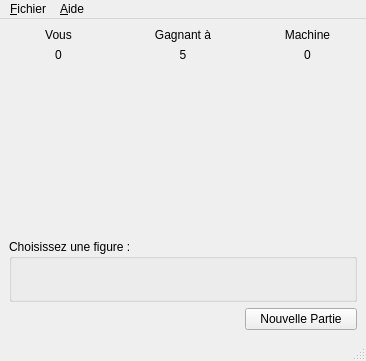
<?xml version="1.0" encoding="UTF-8"?>
<ui version="4.0">
 <class>ChifoumiVue</class>
 <widget class="QMainWindow" name="ChifoumiVue">
  <property name="geometry">
   <rect>
    <x>0</x>
    <y>0</y>
    <width>366</width>
    <height>361</height>
   </rect>
  </property>
  <property name="windowTitle">
   <string>ChifoumiVue</string>
  </property>
  <widget class="QWidget" name="centralwidget">
   <layout class="QGridLayout" name="gridLayout_3">
    <item row="0" column="0">
     <layout class="QGridLayout" name="gridLayout_2">
      <item row="1" column="1">
       <spacer name="verticalSpacer_2">
        <property name="orientation">
         <enum>Qt::Vertical</enum>
        </property>
        <property name="sizeHint" stdset="0">
         <size>
          <width>20</width>
          <height>40</height>
         </size>
        </property>
       </spacer>
      </item>
      <item row="2" column="0" colspan="3">
       <widget class="QGroupBox" name="groupBox">
        <property name="title">
         <string>Choisissez une figure :</string>
        </property>
        <layout class="QHBoxLayout" name="horizontalLayout_2">
         <item>
          <spacer name="horizontalSpacer_5">
           <property name="orientation">
            <enum>Qt::Horizontal</enum>
           </property>
           <property name="sizeHint" stdset="0">
            <size>
             <width>59</width>
             <height>17</height>
            </size>
           </property>
          </spacer>
         </item>
         <item>
          <widget class="QPushButton" name="bPierre">
           <property name="enabled">
            <bool>false</bool>
           </property>
           <property name="icon">
            <iconset resource="ressources.qrc">
             <normaloff>:/images/images/pierre_115.png</normaloff>:/images/images/pierre_115.png</iconset>
           </property>
           <property name="iconSize">
            <size>
             <width>70</width>
             <height>100</height>
            </size>
           </property>
           <property name="autoDefault">
            <bool>false</bool>
           </property>
           <property name="default">
            <bool>false</bool>
           </property>
           <property name="flat">
            <bool>true</bool>
           </property>
          </widget>
         </item>
         <item>
          <widget class="QPushButton" name="bPapier">
           <property name="enabled">
            <bool>false</bool>
           </property>
           <property name="text">
            <string/>
           </property>
           <property name="icon">
            <iconset resource="ressources.qrc">
             <normaloff>:/images/images/papier_115.png</normaloff>:/images/images/papier_115.png</iconset>
           </property>
           <property name="iconSize">
            <size>
             <width>70</width>
             <height>100</height>
            </size>
           </property>
           <property name="autoDefault">
            <bool>false</bool>
           </property>
           <property name="default">
            <bool>false</bool>
           </property>
           <property name="flat">
            <bool>true</bool>
           </property>
          </widget>
         </item>
         <item>
          <widget class="QPushButton" name="bCiseau">
           <property name="enabled">
            <bool>false</bool>
           </property>
           <property name="text">
            <string/>
           </property>
           <property name="icon">
            <iconset resource="ressources.qrc">
             <normaloff>:/images/images/ciseau_115.png</normaloff>:/images/images/ciseau_115.png</iconset>
           </property>
           <property name="iconSize">
            <size>
             <width>70</width>
             <height>100</height>
            </size>
           </property>
           <property name="autoDefault">
            <bool>false</bool>
           </property>
           <property name="default">
            <bool>false</bool>
           </property>
           <property name="flat">
            <bool>true</bool>
           </property>
          </widget>
         </item>
         <item>
          <spacer name="horizontalSpacer_6">
           <property name="orientation">
            <enum>Qt::Horizontal</enum>
           </property>
           <property name="sizeHint" stdset="0">
            <size>
             <width>59</width>
             <height>17</height>
            </size>
           </property>
          </spacer>
         </item>
        </layout>
       </widget>
      </item>
      <item row="0" column="0" colspan="3">
       <layout class="QGridLayout" name="gridLayout">
        <item row="2" column="4">
         <spacer name="horizontalSpacer_2">
          <property name="orientation">
           <enum>Qt::Horizontal</enum>
          </property>
          <property name="sizeType">
           <enum>QSizePolicy::Minimum</enum>
          </property>
          <property name="sizeHint" stdset="0">
           <size>
            <width>40</width>
            <height>20</height>
           </size>
          </property>
         </spacer>
        </item>
        <item row="2" column="3">
         <widget class="QLabel" name="figureVersus">
          <property name="text">
           <string/>
          </property>
          <property name="pixmap">
           <pixmap resource="ressources.qrc">:/images/images/versus_70.png</pixmap>
          </property>
          <property name="alignment">
           <set>Qt::AlignCenter</set>
          </property>
         </widget>
        </item>
        <item row="0" column="1">
         <widget class="QLabel" name="labelJoueur">
          <property name="text">
           <string>Vous</string>
          </property>
          <property name="alignment">
           <set>Qt::AlignCenter</set>
          </property>
         </widget>
        </item>
        <item row="2" column="0">
         <spacer name="horizontalSpacer_7">
          <property name="orientation">
           <enum>Qt::Horizontal</enum>
          </property>
          <property name="sizeType">
           <enum>QSizePolicy::Minimum</enum>
          </property>
          <property name="sizeHint" stdset="0">
           <size>
            <width>10</width>
            <height>10</height>
           </size>
          </property>
         </spacer>
        </item>
        <item row="2" column="2">
         <spacer name="horizontalSpacer">
          <property name="orientation">
           <enum>Qt::Horizontal</enum>
          </property>
          <property name="sizeType">
           <enum>QSizePolicy::Minimum</enum>
          </property>
          <property name="sizeHint" stdset="0">
           <size>
            <width>40</width>
            <height>20</height>
           </size>
          </property>
         </spacer>
        </item>
        <item row="0" column="5">
         <widget class="QLabel" name="labelMachine">
          <property name="text">
           <string>Machine</string>
          </property>
          <property name="alignment">
           <set>Qt::AlignCenter</set>
          </property>
         </widget>
        </item>
        <item row="1" column="5">
         <widget class="QLabel" name="labelScoreM">
          <property name="text">
           <string>0</string>
          </property>
          <property name="alignment">
           <set>Qt::AlignCenter</set>
          </property>
         </widget>
        </item>
        <item row="2" column="5">
         <widget class="QLabel" name="figureMachine">
          <property name="text">
           <string/>
          </property>
          <property name="pixmap">
           <pixmap resource="ressources.qrc">:/images/images/rien.gif</pixmap>
          </property>
          <property name="alignment">
           <set>Qt::AlignCenter</set>
          </property>
         </widget>
        </item>
        <item row="2" column="1">
         <widget class="QLabel" name="figureJoueur">
          <property name="text">
           <string/>
          </property>
          <property name="pixmap">
           <pixmap resource="ressources.qrc">:/images/images/rien.gif</pixmap>
          </property>
          <property name="alignment">
           <set>Qt::AlignCenter</set>
          </property>
         </widget>
        </item>
        <item row="1" column="1">
         <widget class="QLabel" name="labelScoreJ">
          <property name="text">
           <string>0</string>
          </property>
          <property name="alignment">
           <set>Qt::AlignCenter</set>
          </property>
         </widget>
        </item>
        <item row="2" column="6">
         <spacer name="horizontalSpacer_8">
          <property name="orientation">
           <enum>Qt::Horizontal</enum>
          </property>
          <property name="sizeType">
           <enum>QSizePolicy::Minimum</enum>
          </property>
          <property name="sizeHint" stdset="0">
           <size>
            <width>10</width>
            <height>10</height>
           </size>
          </property>
         </spacer>
        </item>
        <item row="0" column="3">
         <widget class="QLabel" name="label">
          <property name="text">
           <string>Gagnant à</string>
          </property>
          <property name="alignment">
           <set>Qt::AlignCenter</set>
          </property>
         </widget>
        </item>
        <item row="1" column="3">
         <widget class="QLabel" name="lgagne">
          <property name="text">
           <string>5</string>
          </property>
          <property name="alignment">
           <set>Qt::AlignCenter</set>
          </property>
         </widget>
        </item>
       </layout>
      </item>
      <item row="3" column="2">
       <widget class="QPushButton" name="bNouvellePartie">
        <property name="text">
         <string>Nouvelle Partie</string>
        </property>
       </widget>
      </item>
     </layout>
    </item>
   </layout>
  </widget>
  <widget class="QMenuBar" name="menubar">
   <property name="geometry">
    <rect>
     <x>0</x>
     <y>0</y>
     <width>366</width>
     <height>20</height>
    </rect>
   </property>
   <widget class="QMenu" name="menu_Fichier">
    <property name="title">
     <string>&amp;Fichier</string>
    </property>
    <addaction name="action_Quitter"/>
   </widget>
   <widget class="QMenu" name="menu_Aide">
    <property name="title">
     <string>&amp;Aide</string>
    </property>
    <addaction name="actionA_propos_de"/>
   </widget>
   <addaction name="menu_Fichier"/>
   <addaction name="menu_Aide"/>
  </widget>
  <widget class="QStatusBar" name="statusbar"/>
  <action name="action_Quitter">
   <property name="text">
    <string>&amp;Quitter</string>
   </property>
   <property name="shortcut">
    <string>Alt+F3</string>
   </property>
  </action>
  <action name="actionA_propos_de">
   <property name="text">
    <string>A propos de ....</string>
   </property>
   <property name="shortcut">
    <string>F1</string>
   </property>
  </action>
 </widget>
 <resources>
  <include location="ressources.qrc"/>
 </resources>
 <connections/>
</ui>
